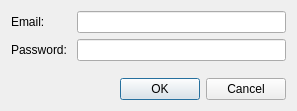
<?xml version="1.0" encoding="UTF-8"?>
<ui version="4.0">
 <class>AccountDialog</class>
 <widget class="QDialog" name="AccountDialog">
  <property name="geometry">
   <rect>
    <x>0</x>
    <y>0</y>
    <width>297</width>
    <height>111</height>
   </rect>
  </property>
  <layout class="QVBoxLayout" name="verticalLayout">
   <item>
    <layout class="QFormLayout" name="formLayout">
     <item row="0" column="0">
      <widget class="QLabel" name="label">
       <property name="text">
        <string>Email: </string>
       </property>
      </widget>
     </item>
     <item row="0" column="1">
      <widget class="QLineEdit" name="emailEdit"/>
     </item>
     <item row="1" column="0">
      <widget class="QLabel" name="label_2">
       <property name="text">
        <string>Password: </string>
       </property>
      </widget>
     </item>
     <item row="1" column="1">
      <widget class="QLineEdit" name="passwordEdit">
       <property name="echoMode">
        <enum>QLineEdit::Password</enum>
       </property>
      </widget>
     </item>
    </layout>
   </item>
   <item>
    <widget class="QDialogButtonBox" name="buttonBox">
     <property name="orientation">
      <enum>Qt::Horizontal</enum>
     </property>
     <property name="standardButtons">
      <set>QDialogButtonBox::Cancel|QDialogButtonBox::Ok</set>
     </property>
    </widget>
   </item>
  </layout>
 </widget>
 <resources/>
 <connections>
  <connection>
   <sender>buttonBox</sender>
   <signal>accepted()</signal>
   <receiver>AccountDialog</receiver>
   <slot>accept()</slot>
   <hints>
    <hint type="sourcelabel">
     <x>248</x>
     <y>254</y>
    </hint>
    <hint type="destinationlabel">
     <x>157</x>
     <y>274</y>
    </hint>
   </hints>
  </connection>
  <connection>
   <sender>buttonBox</sender>
   <signal>rejected()</signal>
   <receiver>AccountDialog</receiver>
   <slot>reject()</slot>
   <hints>
    <hint type="sourcelabel">
     <x>316</x>
     <y>260</y>
    </hint>
    <hint type="destinationlabel">
     <x>286</x>
     <y>274</y>
    </hint>
   </hints>
  </connection>
 </connections>
</ui>
